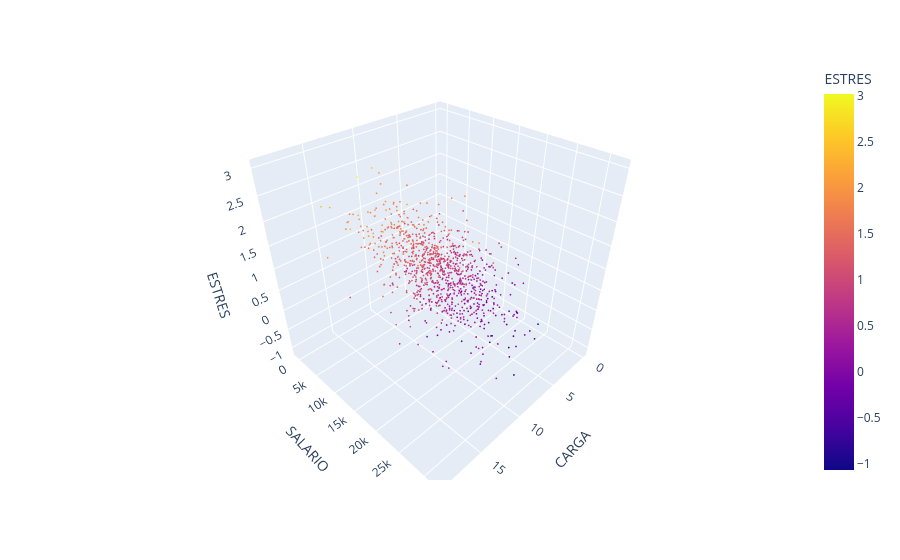

This figure's notebook cell:
### Code cell
import plotly.express as plotly

figure = plotly.scatter_3d(
    estres_empleados,
    x="CARGA",
    y="SALARIO",
    z="ESTRES",
    color="ESTRES"
)

figure.update_traces(
    marker=dict(
        size=1,
    )
)

figure.show()

### Figure 1 — Plotly figure (JSON) as saved in the notebook; plotly's stock layout.template omitted (floating-point values rounded to 4 significant figures; data arrays with more than 128 entries replaced by an {"elided": "..."} marker saying what was removed)
{"data": [{"hovertemplate": "CARGA=%{x}<br>SALARIO=%{y}<br>ESTRES=%{marker.color}<extra></extra>", "legendgroup": "", "marker": {"color": {"elided": "1000 float values"}, "coloraxis": "coloraxis", "size": 1, "symbol": "circle"}, "mode": "markers", "name": "", "scene": "scene", "showlegend": false, "type": "scatter3d", "x": {"elided": "1000 int values"}, "y": {"elided": "1000 float values"}, "z": {"elided": "1000 float values"}}], "layout": {"coloraxis": {"colorbar": {"title": {"text": "ESTRES"}}, "colorscale": [[0, "#0d0887"], [0.1111, "#46039f"], [0.2222, "#7201a8"], [0.3333, "#9c179e"], [0.4444, "#bd3786"], [0.5556, "#d8576b"], [0.6667, "#ed7953"], [0.7778, "#fb9f3a"], [0.8889, "#fdca26"], [1, "#f0f921"]]}, "legend": {"tracegroupgap": 0}, "margin": {"t": 60}, "scene": {"domain": {"x": [0, 1], "y": [0, 1]}, "xaxis": {"title": {"text": "CARGA"}}, "yaxis": {"title": {"text": "SALARIO"}}, "zaxis": {"title": {"text": "ESTRES"}}}}}
